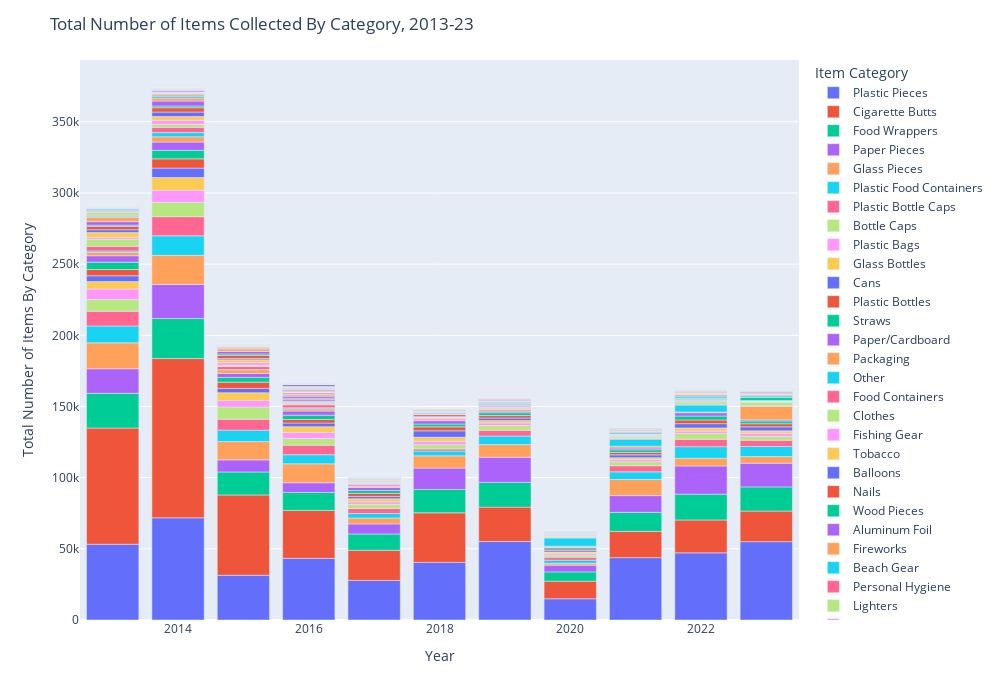

Notebook code cell kept with this figure:
### Markdown cell above
# Longitudinal Evaluation of Cleanup Items

Here we'll look at the number of items cleaned up by year from 2013-2023. First, let's just look at bar plots of items collected over the years and number of volunteers over the years.
In order to do that, we'll need to group the data by year. We'll also add a column for total number of volunteers, which was defined at number of adults * 0.5 * number of youths.

## Total Number of Items by Trash Category

### Code cell
# Bar plot of all trash items over the years
fig = graph_maker.annual_total_bar()
fig.show()

### Figure 1 — Plotly figure (JSON) as saved in the notebook; plotly's stock layout.template omitted (floating-point values rounded to 4 significant figures)
{"data": [{"alignmentgroup": "True", "hovertemplate": "variable=Plastic Pieces<br>index=%{x}<br>value=%{y}<extra></extra>", "legendgroup": "Plastic Pieces", "marker": {"color": "#636efa", "pattern": {"shape": ""}}, "name": "Plastic Pieces", "offsetgroup": "Plastic Pieces", "orientation": "v", "showlegend": true, "textposition": "auto", "type": "bar", "x": [2013, 2014, 2015, 2016, 2017, 2018, 2019, 2020, 2021, 2022, 2023], "xaxis": "x", "y": [53236, 71803, 31440, 43322, 27790.0, 40469, 55116, 14907, 43820, 47164, 55038], "yaxis": "y"}, {"alignmentgroup": "True", "hovertemplate": "variable=Cigarette Butts<br>index=%{x}<br>value=%{y}<extra></extra>", "legendgroup": "Cigarette Butts", "marker": {"color": "#EF553B", "pattern": {"shape": ""}}, "name": "Cigarette Butts", "offsetgroup": "Cigarette Butts", "orientation": "v", "showlegend": true, "textposition": "auto", "type": "bar", "x": [2013, 2014, 2015, 2016, 2017, 2018, 2019, 2020, 2021, 2022, 2023], "xaxis": "x", "y": [81642, 111884, 56423, 33684, 21251, 34815, 24202, 12380, 18464, 23115, 21498], "yaxis": "y"}, {"alignmentgroup": "True", "hovertemplate": "variable=Food Wrappers<br>index=%{x}<br>value=%{y}<extra></extra>", "legendgroup": "Food Wrappers", "marker": {"color": "#00cc96", "pattern": {"shape": ""}}, "name": "Food Wrappers", "offsetgroup": "Food Wrappers", "orientation": "v", "showlegend": true, "textposition": "auto", "type": "bar", "x": [2013, 2014, 2015, 2016, 2017, 2018, 2019, 2020, 2021, 2022, 2023], "xaxis": "x", "y": [24397, 28110, 16142, 12632, 11425, 16437, 17333, 6513, 13373, 18128, 16988], "yaxis": "y"}, {"alignmentgroup": "True", "hovertemplate": "variable=Paper Pieces<br>index=%{x}<br>value=%{y}<extra></extra>", "legendgroup": "Paper Pieces", "marker": {"color": "#ab63fa", "pattern": {"shape": ""}}, "name": "Paper Pieces", "offsetgroup": "Paper Pieces", "orientation": "v", "showlegend": true, "textposition": "auto", "type": "bar", "x": [2013, 2014, 2015, 2016, 2017, 2018, 2019, 2020, 2021, 2022, 2023], "xaxis": "x", "y": [17242, 23901, 8493, 6783, 7043, 15017, 17738, 4727, 11733, 19817, 16650], "yaxis": "y"}, {"alignmentgroup": "True", "hovertemplate": "variable=Glass Pieces<br>index=%{x}<br>value=%{y}<extra></extra>", "legendgroup": "Glass Pieces", "marker": {"color": "#FFA15A", "pattern": {"shape": ""}}, "name": "Glass Pieces", "offsetgroup": "Glass Pieces", "orientation": "v", "showlegend": true, "textposition": "auto", "type": "bar", "x": [2013, 2014, 2015, 2016, 2017, 2018, 2019, 2020, 2021, 2022, 2023], "xaxis": "x", "y": [18196, 20532, 12865, 13290, 4103, 8584, 8823, 1288, 11356, 5369, 4605], "yaxis": "y"}, {"alignmentgroup": "True", "hovertemplate": "variable=Plastic Food Containers<br>index=%{x}<br>value=%{y}<extra></extra>", "legendgroup": "Plastic Food Containers", "marker": {"color": "#19d3f3", "pattern": {"shape": ""}}, "name": "Plastic Food Containers", "offsetgroup": "Plastic Food Containers", "orientation": "v", "showlegend": true, "textposition": "auto", "type": "bar", "x": [2013, 2014, 2015, 2016, 2017, 2018, 2019, 2020, 2021, 2022, 2023], "xaxis": "x", "y": [11813, 13664, 8029, 6402, 3214, 3360, 6040.0, 2221, 5356, 8180, 7121], "yaxis": "y"}, {"alignmentgroup": "True", "hovertemplate": "variable=Plastic Bottle Caps<br>index=%{x}<br>value=%{y}<extra></extra>", "legendgroup": "Plastic Bottle Caps", "marker": {"color": "#FF6692", "pattern": {"shape": ""}}, "name": "Plastic Bottle Caps", "offsetgroup": "Plastic Bottle Caps", "orientation": "v", "showlegend": true, "textposition": "auto", "type": "bar", "x": [2013, 2014, 2015, 2016, 2017, 2018, 2019, 2020, 2021, 2022, 2023], "xaxis": "x", "y": [10424, 13438, 7685, 6716, 3568, 1486, 4003, 2039, 4272, 5222, 4363], "yaxis": "y"}, {"alignmentgroup": "True", "hovertemplate": "variable=Bottle Caps<br>index=%{x}<br>value=%{y}<extra></extra>", "legendgroup": "Bottle Caps", "marker": {"color": "#B6E880", "pattern": {"shape": ""}}, "name": "Bottle Caps", "offsetgroup": "Bottle Caps", "orientation": "v", "showlegend": true, "textposition": "auto", "type": "bar", "x": [2013, 2014, 2015, 2016, 2017, 2018, 2019, 2020, 2021, 2022, 2023], "xaxis": "x", "y": [8151, 10074, 8585, 4737, 2890, 3014, 3327, 1513, 2838, 4083, 2761], "yaxis": "y"}, {"alignmentgroup": "True", "hovertemplate": "variable=Plastic Bags<br>index=%{x}<br>value=%{y}<extra></extra>", "legendgroup": "Plastic Bags", "marker": {"color": "#FF97FF", "pattern": {"shape": ""}}, "name": "Plastic Bags", "offsetgroup": "Plastic Bags", "orientation": "v", "showlegend": true, "textposition": "auto", "type": "bar", "x": [2013, 2014, 2015, 2016, 2017, 2018, 2019, 2020, 2021, 2022, 2023], "xaxis": "x", "y": [7448, 8479, 4580, 4120, 1773, 2311, 1858, 1102, 1488, 1644, 2146], "yaxis": "y"}, {"alignmentgroup": "True", "hovertemplate": "variable=Glass Bottles<br>index=%{x}<br>value=%{y}<extra></extra>", "legendgroup": "Glass Bottles", "marker": {"color": "#FECB52", "pattern": {"shape": ""}}, "name": "Glass Bottles", "offsetgroup": "Glass Bottles", "orientation": "v", "showlegend": true, "textposition": "auto", "type": "bar", "x": [2013, 2014, 2015, 2016, 2017, 2018, 2019, 2020, 2021, 2022, 2023], "xaxis": "x", "y": [5210, 8923, 5470, 4165, 2142, 2933, 1669, 1010, 1355, 2238, 1715], "yaxis": "y"}, {"alignmentgroup": "True", "hovertemplate": "variable=Cans<br>index=%{x}<br>value=%{y}<extra></extra>", "legendgroup": "Cans", "marker": {"color": "#636efa", "pattern": {"shape": ""}}, "name": "Cans", "offsetgroup": "Cans", "orientation": "v", "showlegend": true, "textposition": "auto", "type": "bar", "x": [2013, 2014, 2015, 2016, 2017, 2018, 2019, 2020, 2021, 2022, 2023], "xaxis": "x", "y": [4064, 6657, 3007, 2549, 1621, 4480, 1802, 1049, 1967, 2970, 2826], "yaxis": "y"}, {"alignmentgroup": "True", "hovertemplate": "variable=Plastic Bottles<br>index=%{x}<br>value=%{y}<extra></extra>", "legendgroup": "Plastic Bottles", "marker": {"color": "#EF553B", "pattern": {"shape": ""}}, "name": "Plastic Bottles", "offsetgroup": "Plastic Bottles", "orientation": "v", "showlegend": true, "textposition": "auto", "type": "bar", "x": [2013, 2014, 2015, 2016, 2017, 2018, 2019, 2020, 2021, 2022, 2023], "xaxis": "x", "y": [4396, 6521, 4369, 2438, 2134.0, 2775, 1727, 1214, 1731, 2612, 2174], "yaxis": "y"}, {"alignmentgroup": "True", "hovertemplate": "variable=Straws<br>index=%{x}<br>value=%{y}<extra></extra>", "legendgroup": "Straws", "marker": {"color": "#00cc96", "pattern": {"shape": ""}}, "name": "Straws", "offsetgroup": "Straws", "orientation": "v", "showlegend": true, "textposition": "auto", "type": "bar", "x": [2013, 2014, 2015, 2016, 2017, 2018, 2019, 2020, 2021, 2022, 2023], "xaxis": "x", "y": [5167, 6001, 3346, 3089, 2043, 1997, 1942, 981, 1851, 2754, 1910], "yaxis": "y"}, {"alignmentgroup": "True", "hovertemplate": "variable=Paper/Cardboard<br>index=%{x}<br>value=%{y}<extra></extra>", "legendgroup": "Paper/Cardboard", "marker": {"color": "#ab63fa", "pattern": {"shape": ""}}, "name": "Paper/Cardboard", "offsetgroup": "Paper/Cardboard", "orientation": "v", "showlegend": true, "textposition": "auto", "type": "bar", "x": [2013, 2014, 2015, 2016, 2017, 2018, 2019, 2020, 2021, 2022, 2023], "xaxis": "x", "y": [4518, 5800, 2788, 2880, 2123, 2337, 1102, 326, 1206, 2300, 853], "yaxis": "y"}, {"alignmentgroup": "True", "hovertemplate": "variable=Packaging<br>index=%{x}<br>value=%{y}<extra></extra>", "legendgroup": "Packaging", "marker": {"color": "#FFA15A", "pattern": {"shape": ""}}, "name": "Packaging", "offsetgroup": "Packaging", "orientation": "v", "showlegend": true, "textposition": "auto", "type": "bar", "x": [2013, 2014, 2015, 2016, 2017, 2018, 2019, 2020, 2021, 2022, 2023], "xaxis": "x", "y": [2297, 3681, 2625, 1521, 880, 727, 1199, 572, 1279, 550, 9523], "yaxis": "y"}, {"alignmentgroup": "True", "hovertemplate": "variable=Other<br>index=%{x}<br>value=%{y}<extra></extra>", "legendgroup": "Other", "marker": {"color": "#19d3f3", "pattern": {"shape": ""}}, "name": "Other", "offsetgroup": "Other", "orientation": "v", "showlegend": true, "textposition": "auto", "type": "bar", "x": [2013, 2014, 2015, 2016, 2017, 2018, 2019, 2020, 2021, 2022, 2023], "xaxis": "x", "y": [998, 2949, 137, 782, 15, 0, 0, 5811, 4941, 4878, 0], "yaxis": "y"}, {"alignmentgroup": "True", "hovertemplate": "variable=Food Containers<br>index=%{x}<br>value=%{y}<extra></extra>", "legendgroup": "Food Containers", "marker": {"color": "#FF6692", "pattern": {"shape": ""}}, "name": "Food Containers", "offsetgroup": "Food Containers", "orientation": "v", "showlegend": true, "textposition": "auto", "type": "bar", "x": [2013, 2014, 2015, 2016, 2017, 2018, 2019, 2020, 2021, 2022, 2023], "xaxis": "x", "y": [3340, 3726, 2083, 2103, 1053, 1072, 477, 399, 462, 552, 345], "yaxis": "y"}, {"alignmentgroup": "True", "hovertemplate": "variable=Clothes<br>index=%{x}<br>value=%{y}<extra></extra>", "legendgroup": "Clothes", "marker": {"color": "#B6E880", "pattern": {"shape": ""}}, "name": "Clothes", "offsetgroup": "Clothes", "orientation": "v", "showlegend": true, "textposition": "auto", "type": "bar", "x": [2013, 2014, 2015, 2016, 2017, 2018, 2019, 2020, 2021, 2022, 2023], "xaxis": "x", "y": [4809, 2069, 944, 777, 6, 0, 1017, 479, 1012, 1672, 2428], "yaxis": "y"}, {"alignmentgroup": "True", "hovertemplate": "variable=Fishing Gear<br>index=%{x}<br>value=%{y}<extra></extra>", "legendgroup": "Fishing Gear", "marker": {"color": "#FF97FF", "pattern": {"shape": ""}}, "name": "Fishing Gear", "offsetgroup": "Fishing Gear", "orientation": "v", "showlegend": true, "textposition": "auto", "type": "bar", "x": [2013, 2014, 2015, 2016, 2017, 2018, 2019, 2020, 2021, 2022, 2023], "xaxis": "x", "y": [1288, 2820, 1827, 1024, 793, 637, 1129, 193, 545, 791, 679], "yaxis": "y"}, {"alignmentgroup": "True", "hovertemplate": "variable=Tobacco<br>index=%{x}<br>value=%{y}<extra></extra>", "legendgroup": "Tobacco", "marker": {"color": "#FECB52", "pattern": {"shape": ""}}, "name": "Tobacco", "offsetgroup": "Tobacco", "orientation": "v", "showlegend": true, "textposition": "auto", "type": "bar", "x": [2013, 2014, 2015, 2016, 2017, 2018, 2019, 2020, 2021, 2022, 2023], "xaxis": "x", "y": [3524, 2675, 1931, 691, 155, 148, 453, 394, 552, 362, 212], "yaxis": "y"}, {"alignmentgroup": "True", "hovertemplate": "variable=Balloons<br>index=%{x}<br>value=%{y}<extra></extra>", "legendgroup": "Balloons", "marker": {"color": "#636efa", "pattern": {"shape": ""}}, "name": "Balloons", "offsetgroup": "Balloons", "orientation": "v", "showlegend": true, "textposition": "auto", "type": "bar", "x": [2013, 2014, 2015, 2016, 2017, 2018, 2019, 2020, 2021, 2022, 2023], "xaxis": "x", "y": [1987, 3151, 956, 947, 347, 558, 368, 162, 427, 446, 433], "yaxis": "y"}, {"alignmentgroup": "True", "hovertemplate": "variable=Nails<br>index=%{x}<br>value=%{y}<extra></extra>", "legendgroup": "Nails", "marker": {"color": "#EF553B", "pattern": {"shape": ""}}, "name": "Nails", "offsetgroup": "Nails", "orientation": "v", "showlegend": true, "textposition": "auto", "type": "bar", "x": [2013, 2014, 2015, 2016, 2017, 2018, 2019, 2020, 2021, 2022, 2023], "xaxis": "x", "y": [2325, 3037, 2081, 621, 111, 1359, 0, 0, 0, 0, 0], "yaxis": "y"}, {"alignmentgroup": "True", "hovertemplate": "variable=Wood Pieces<br>index=%{x}<br>value=%{y}<extra></extra>", "legendgroup": "Wood Pieces", "marker": {"color": "#00cc96", "pattern": {"shape": ""}}, "name": "Wood Pieces", "offsetgroup": "Wood Pieces", "orientation": "v", "showlegend": true, "textposition": "auto", "type": "bar", "x": [2013, 2014, 2015, 2016, 2017, 2018, 2019, 2020, 2021, 2022, 2023], "xaxis": "x", "y": [937.5, 1236, 1133, 571, 27, 0, 799, 227, 547, 1130, 2448], "yaxis": "y"}, {"alignmentgroup": "True", "hovertemplate": "variable=Aluminum Foil<br>index=%{x}<br>value=%{y}<extra></extra>", "legendgroup": "Aluminum Foil", "marker": {"color": "#ab63fa", "pattern": {"shape": ""}}, "name": "Aluminum Foil", "offsetgroup": "Aluminum Foil", "orientation": "v", "showlegend": true, "textposition": "auto", "type": "bar", "x": [2013, 2014, 2015, 2016, 2017, 2018, 2019, 2020, 2021, 2022, 2023], "xaxis": "x", "y": [2478, 3453, 1697, 1386, 0, 35, 0, 0, 0, 0, 0], "yaxis": "y"}, {"alignmentgroup": "True", "hovertemplate": "variable=Fireworks<br>index=%{x}<br>value=%{y}<extra></extra>", "legendgroup": "Fireworks", "marker": {"color": "#FFA15A", "pattern": {"shape": ""}}, "name": "Fireworks", "offsetgroup": "Fireworks", "orientation": "v", "showlegend": true, "textposition": "auto", "type": "bar", "x": [2013, 2014, 2015, 2016, 2017, 2018, 2019, 2020, 2021, 2022, 2023], "xaxis": "x", "y": [3018, 2031, 1759, 1051, 152, 151, 55, 1, 42, 51, 2], "yaxis": "y"}, {"alignmentgroup": "True", "hovertemplate": "variable=Beach Gear<br>index=%{x}<br>value=%{y}<extra></extra>", "legendgroup": "Beach Gear", "marker": {"color": "#19d3f3", "pattern": {"shape": ""}}, "name": "Beach Gear", "offsetgroup": "Beach Gear", "orientation": "v", "showlegend": true, "textposition": "auto", "type": "bar", "x": [2013, 2014, 2015, 2016, 2017, 2018, 2019, 2020, 2021, 2022, 2023], "xaxis": "x", "y": [747, 1244, 444, 347, 235, 706, 648, 638, 965, 1194, 918], "yaxis": "y"}, {"alignmentgroup": "True", "hovertemplate": "variable=Personal Hygiene<br>index=%{x}<br>value=%{y}<extra></extra>", "legendgroup": "Personal Hygiene", "marker": {"color": "#FF6692", "pattern": {"shape": ""}}, "name": "Personal Hygiene", "offsetgroup": "Personal Hygiene", "orientation": "v", "showlegend": true, "textposition": "auto", "type": "bar", "x": [2013, 2014, 2015, 2016, 2017, 2018, 2019, 2020, 2021, 2022, 2023], "xaxis": "x", "y": [768, 968, 789, 945, 615.5, 377, 541, 346, 601, 806, 593], "yaxis": "y"}, {"alignmentgroup": "True", "hovertemplate": "variable=Lighters<br>index=%{x}<br>value=%{y}<extra></extra>", "legendgroup": "Lighters", "marker": {"color": "#B6E880", "pattern": {"shape": ""}}, "name": "Lighters", "offsetgroup": "Lighters", "orientation": "v", "showlegend": true, "textposition": "auto", "type": "bar", "x": [2013, 2014, 2015, 2016, 2017, 2018, 2019, 2020, 2021, 2022, 2023], "xaxis": "x", "y": [2033, 1018, 526, 353, 200, 235, 162, 50, 125, 665, 359], "yaxis": "y"}, {"alignmentgroup": "True", "hovertemplate": "variable=Bandaids<br>index=%{x}<br>value=%{y}<extra></extra>", "legendgroup": "Bandaids", "marker": {"color": "#FF97FF", "pattern": {"shape": ""}}, "name": "Bandaids", "offsetgroup": "Bandaids", "orientation": "v", "showlegend": true, "textposition": "auto", "type": "bar", "x": [2013, 2014, 2015, 2016, 2017, 2018, 2019, 2020, 2021, 2022, 2023], "xaxis": "x", "y": [737, 899, 363, 248, 316, 349, 356, 86, 270, 418, 277], "yaxis": "y"}, {"alignmentgroup": "True", "hovertemplate": "variable=Lids<br>index=%{x}<br>value=%{y}<extra></extra>", "legendgroup": "Lids", "marker": {"color": "#FECB52", "pattern": {"shape": ""}}, "name": "Lids", "offsetgroup": "Lids", "orientation": "v", "showlegend": true, "textposition": "auto", "type": "bar", "x": [2013, 2014, 2015, 2016, 2017, 2018, 2019, 2020, 2021, 2022, 2023], "xaxis": "x", "y": [0, 0, 0, 549, 852, 465, 540, 411, 532, 465, 496], "yaxis": "y"}, {"alignmentgroup": "True", "hovertemplate": "variable=Construction Materials<br>index=%{x}<br>value=%{y}<extra></extra>", "legendgroup": "Construction Materials", "marker": {"color": "#636efa", "pattern": {"shape": ""}}, "name": "Construction Materials", "offsetgroup": "Construction Materials", "orientation": "v", "showlegend": true, "textposition": "auto", "type": "bar", "x": [2013, 2014, 2015, 2016, 2017, 2018, 2019, 2020, 2021, 2022, 2023], "xaxis": "x", "y": [722, 172, 0, 742, 241, 461, 554, 166, 456, 276, 386], "yaxis": "y"}, {"alignmentgroup": "True", "hovertemplate": "variable=Utensils<br>index=%{x}<br>value=%{y}<extra></extra>", "legendgroup": "Utensils", "marker": {"color": "#EF553B", "pattern": {"shape": ""}}, "name": "Utensils", "offsetgroup": "Utensils", "orientation": "v", "showlegend": true, "textposition": "auto", "type": "bar", "x": [2013, 2014, 2015, 2016, 2017, 2018, 2019, 2020, 2021, 2022, 2023], "xaxis": "x", "y": [0, 0, 0, 426, 474, 389, 292, 453, 360, 434, 645], "yaxis": "y"}, {"alignmentgroup": "True", "hovertemplate": "variable=Strapping Bands<br>index=%{x}<br>value=%{y}<extra></extra>", "legendgroup": "Strapping Bands", "marker": {"color": "#00cc96", "pattern": {"shape": ""}}, "name": "Strapping Bands", "offsetgroup": "Strapping Bands", "orientation": "v", "showlegend": true, "textposition": "auto", "type": "bar", "x": [2013, 2014, 2015, 2016, 2017, 2018, 2019, 2020, 2021, 2022, 2023], "xaxis": "x", "y": [581, 65, 1, 431, 193, 255, 271, 208, 326, 399, 273], "yaxis": "y"}, {"alignmentgroup": "True", "hovertemplate": "variable=6-Pack Holders<br>index=%{x}<br>value=%{y}<extra></extra>", "legendgroup": "6-Pack Holders", "marker": {"color": "#ab63fa", "pattern": {"shape": ""}}, "name": "6-Pack Holders", "offsetgroup": "6-Pack Holders", "orientation": "v", "showlegend": true, "textposition": "auto", "type": "bar", "x": [2013, 2014, 2015, 2016, 2017, 2018, 2019, 2020, 2021, 2022, 2023], "xaxis": "x", "y": [624, 909, 301, 130, 45, 34, 77, 0, 36, 97, 41], "yaxis": "y"}, {"alignmentgroup": "True", "hovertemplate": "variable=PPE<br>index=%{x}<br>value=%{y}<extra></extra>", "legendgroup": "PPE", "marker": {"color": "#FFA15A", "pattern": {"shape": ""}}, "name": "PPE", "offsetgroup": "PPE", "orientation": "v", "showlegend": true, "textposition": "auto", "type": "bar", "x": [2013, 2014, 2015, 2016, 2017, 2018, 2019, 2020, 2021, 2022, 2023], "xaxis": "x", "y": [0, 0, 0, 0, 0, 0, 0, 720, 718, 630, 186], "yaxis": "y"}, {"alignmentgroup": "True", "hovertemplate": "variable=Batteries<br>index=%{x}<br>value=%{y}<extra></extra>", "legendgroup": "Batteries", "marker": {"color": "#19d3f3", "pattern": {"shape": ""}}, "name": "Batteries", "offsetgroup": "Batteries", "orientation": "v", "showlegend": true, "textposition": "auto", "type": "bar", "x": [2013, 2014, 2015, 2016, 2017, 2018, 2019, 2020, 2021, 2022, 2023], "xaxis": "x", "y": [245, 219, 167, 224, 453, 148, 77, 32, 68, 125, 483], "yaxis": "y"}, {"alignmentgroup": "True", "hovertemplate": "variable=Syringes<br>index=%{x}<br>value=%{y}<extra></extra>", "legendgroup": "Syringes", "marker": {"color": "#FF6692", "pattern": {"shape": ""}}, "name": "Syringes", "offsetgroup": "Syringes", "orientation": "v", "showlegend": true, "textposition": "auto", "type": "bar", "x": [2013, 2014, 2015, 2016, 2017, 2018, 2019, 2020, 2021, 2022, 2023], "xaxis": "x", "y": [140, 164, 215, 376, 136, 242, 156, 44, 101, 202, 283], "yaxis": "y"}, {"alignmentgroup": "True", "hovertemplate": "variable=Footwear<br>index=%{x}<br>value=%{y}<extra></extra>", "legendgroup": "Footwear", "marker": {"color": "#B6E880", "pattern": {"shape": ""}}, "name": "Footwear", "offsetgroup": "Footwear", "orientation": "v", "showlegend": true, "textposition": "auto", "type": "bar", "x": [2013, 2014, 2015, 2016, 2017, 2018, 2019, 2020, 2021, 2022, 2023], "xaxis": "x", "y": [539, 803.5, 321, 296, 1, 0, 0, 0, 0, 16, 30], "yaxis": "y"}, {"alignmentgroup": "True", "hovertemplate": "variable=Cigar Tips<br>index=%{x}<br>value=%{y}<extra></extra>", "legendgroup": "Cigar Tips", "marker": {"color": "#FF97FF", "pattern": {"shape": ""}}, "name": "Cigar Tips", "offsetgroup": "Cigar Tips", "orientation": "v", "showlegend": true, "textposition": "auto", "type": "bar", "x": [2013, 2014, 2015, 2016, 2017, 2018, 2019, 2020, 2021, 2022, 2023], "xaxis": "x", "y": [0, 183, 4, 359, 171, 204, 278, 1, 196, 128, 13], "yaxis": "y"}, {"alignmentgroup": "True", "hovertemplate": "variable=Rope<br>index=%{x}<br>value=%{y}<extra></extra>", "legendgroup": "Rope", "marker": {"color": "#FECB52", "pattern": {"shape": ""}}, "name": "Rope", "offsetgroup": "Rope", "orientation": "v", "showlegend": true, "textposition": "auto", "type": "bar", "x": [2013, 2014, 2015, 2016, 2017, 2018, 2019, 2020, 2021, 2022, 2023], "xaxis": "x", "y": [0, 0, 71, 572, 126, 136, 296, 7, 148, 64, 3], "yaxis": "y"}, {"alignmentgroup": "True", "hovertemplate": "variable=Beverage Bottles<br>index=%{x}<br>value=%{y}<extra></extra>", "legendgroup": "Beverage Bottles", "marker": {"color": "#636efa", "pattern": {"shape": ""}}, "name": "Beverage Bottles", "offsetgroup": "Beverage Bottles", "orientation": "v", "showlegend": true, "textposition": "auto", "type": "bar", "x": [2013, 2014, 2015, 2016, 2017, 2018, 2019, 2020, 2021, 2022, 2023], "xaxis": "x", "y": [0, 0, 0, 1413, 0, 0, 0, 0, 0, 0, 0], "yaxis": "y"}, {"alignmentgroup": "True", "hovertemplate": "variable=Tires<br>index=%{x}<br>value=%{y}<extra></extra>", "legendgroup": "Tires", "marker": {"color": "#EF553B", "pattern": {"shape": ""}}, "name": "Tires", "offsetgroup": "Tires", "orientation": "v", "showlegend": true, "textposition": "auto", "type": "bar", "x": [2013, 2014, 2015, 2016, 2017, 2018, 2019, 2020, 2021, 2022, 2023], "xaxis": "x", "y": [112, 195, 108, 71, 48, 35.25, 37, 21, 19, 27, 11], "yaxis": "y"}, {"alignmentgroup": "True", "hovertemplate": "variable=Bagged Pet Waste<br>index=%{x}<br>value=%{y}<extra></extra>", "legendgroup": "Bagged Pet Waste", "marker": {"color": "#00cc96", "pattern": {"shape": ""}}, "name": "Bagged Pet Waste", "offsetgroup": "Bagged Pet Waste", "orientation": "v", "showlegend": true, "textposition": "auto", "type": "bar", "x": [2013, 2014, 2015, 2016, 2017, 2018, 2019, 2020, 2021, 2022, 2023], "xaxis": "x", "y": [111, 0, 0, 0, 0, 0, 0, 70, 159, 169, 127], "yaxis": "y"}, {"alignmentgroup": "True", "hovertemplate": "variable=Beverage Pouches<br>index=%{x}<br>value=%{y}<extra></extra>", "legendgroup": "Beverage Pouches", "marker": {"color": "#ab63fa", "pattern": {"shape": ""}}, "name": "Beverage Pouches", "offsetgroup": "Beverage Pouches", "orientation": "v", "showlegend": true, "textposition": "auto", "type": "bar", "x": [2013, 2014, 2015, 2016, 2017, 2018, 2019, 2020, 2021, 2022, 2023], "xaxis": "x", "y": [0, 0, 0, 0, 0, 0, 0, 240, 49, 172, 164], "yaxis": "y"}, {"alignmentgroup": "True", "hovertemplate": "variable=Appliances<br>index=%{x}<br>value=%{y}<extra></extra>", "legendgroup": "Appliances", "marker": {"color": "#FFA15A", "pattern": {"shape": ""}}, "name": "Appliances", "offsetgroup": "Appliances", "orientation": "v", "showlegend": true, "textposition": "auto", "type": "bar", "x": [2013, 2014, 2015, 2016, 2017, 2018, 2019, 2020, 2021, 2022, 2023], "xaxis": "x", "y": [147, 127, 46, 64, 42, 18, 23, 0, 22, 5, 70], "yaxis": "y"}, {"alignmentgroup": "True", "hovertemplate": "variable=E-Waste<br>index=%{x}<br>value=%{y}<extra></extra>", "legendgroup": "E-Waste", "marker": {"color": "#19d3f3", "pattern": {"shape": ""}}, "name": "E-Waste", "offsetgroup": "E-Waste", "orientation": "v", "showlegend": true, "textposition": "auto", "type": "bar", "x": [2013, 2014, 2015, 2016, 2017, 2018, 2019, 2020, 2021, 2022, 2023], "xaxis": "x", "y": [0, 0, 0, 0, 0, 0, 0, 38, 124, 73, 112], "yaxis": "y"}, {"alignmentgroup": "True", "hovertemplate": "variable=Car Parts<br>index=%{x}<br>value=%{y}<extra></extra>", "legendgroup": "Car Parts", "marker": {"color": "#FF6692", "pattern": {"shape": ""}}, "name": "Car Parts", "offsetgroup": "Car Parts", "orientation": "v", "showlegend": true, "textposition": "auto", "type": "bar", "x": [2013, 2014, 2015, 2016, 2017, 2018, 2019, 2020, 2021, 2022, 2023], "xaxis": "x", "y": [31, 101, 52, 76, 0, 0, 0, 0, 0, 0, 0], "yaxis": "y"}, {"alignmentgroup": "True", "hovertemplate": "variable=Bikes<br>index=%{x}<br>value=%{y}<extra></extra>", "legendgroup": "Bikes", "marker": {"color": "#B6E880", "pattern": {"shape": ""}}, "name": "Bikes", "offsetgroup": "Bikes", "orientation": "v", "showlegend": true, "textposition": "auto", "type": "bar", "x": [2013, 2014, 2015, 2016, 2017, 2018, 2019, 2020, 2021, 2022, 2023], "xaxis": "x", "y": [62, 70, 18, 49, 0, 0, 0, 0, 0, 0, 0], "yaxis": "y"}], "layout": {"autosize": false, "barmode": "relative", "height": 700, "legend": {"title": {"text": "Item Category"}, "tracegroupgap": 0}, "margin": {"t": 60}, "title": {"text": "Total Number of Items Collected By Category, 2013-23"}, "width": 1000, "xaxis": {"anchor": "y", "autorange": true, "domain": [0, 1], "range": [2012.0, 2024.0], "title": {"text": "Year"}, "type": "linear"}, "yaxis": {"anchor": "x", "autorange": true, "domain": [0, 1], "range": [0, 393400.0], "title": {"text": "Total Number of Items By Category"}, "type": "linear"}}}
